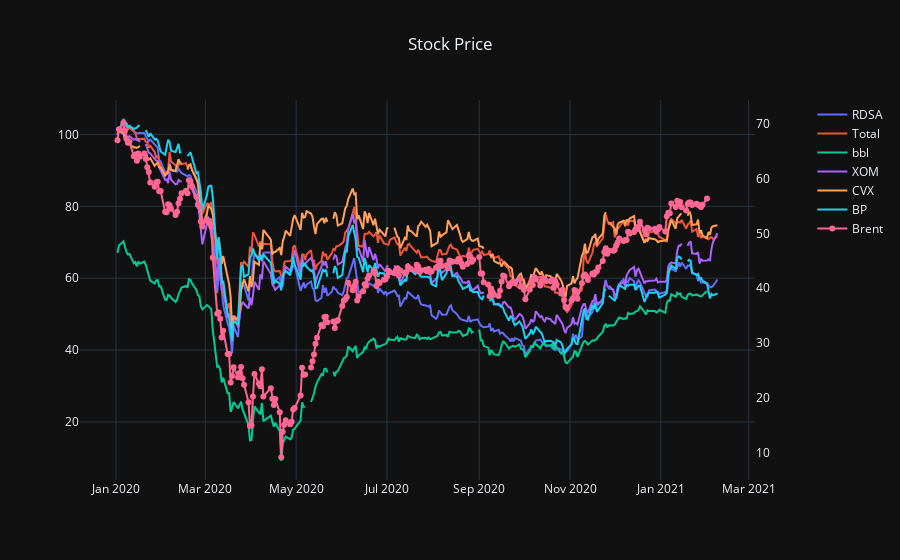

The cell this chart's notebook holds for it:
### Code cell
fig0 = make_subplots(specs=[[{"secondary_y": True}]])

for company in df.columns:
    fig0.add_trace(go.Scatter(
        x=df.index, 
        y=df[company], 
        mode='lines', 
        name=company,
    ), secondary_y=False)

fig0.add_trace(go.Scatter(x=df.index, y=df.bbl,
                    mode='lines+markers',
                    name='Brent'),
                    secondary_y=True
             )

fig0.update_layout(
    yaxis2 = {'showgrid': False},
    title={
        'text': "Stock Price",
        'x':0.5,
        'xanchor': 'center'})
fig0.show()

### Figure 1 — Plotly figure (JSON) as saved in the notebook; plotly's stock layout.template omitted (floating-point values rounded to 4 significant figures; data arrays with more than 128 entries replaced by an {"elided": "..."} marker saying what was removed)
{"data": [{"mode": "lines", "name": "RDSA", "type": "scatter", "x": {"elided": "283 str values"}, "xaxis": "x", "y": {"elided": "283 float values"}, "yaxis": "y"}, {"mode": "lines", "name": "Total", "type": "scatter", "x": {"elided": "283 str values"}, "xaxis": "x", "y": {"elided": "283 float values"}, "yaxis": "y"}, {"mode": "lines", "name": "bbl", "type": "scatter", "x": {"elided": "283 str values"}, "xaxis": "x", "y": {"elided": "283 float values"}, "yaxis": "y"}, {"mode": "lines", "name": "XOM", "type": "scatter", "x": {"elided": "283 str values"}, "xaxis": "x", "y": {"elided": "283 float values"}, "yaxis": "y"}, {"mode": "lines", "name": "CVX", "type": "scatter", "x": {"elided": "283 str values"}, "xaxis": "x", "y": {"elided": "283 float values"}, "yaxis": "y"}, {"mode": "lines", "name": "BP", "type": "scatter", "x": {"elided": "283 str values"}, "xaxis": "x", "y": {"elided": "283 float values"}, "yaxis": "y"}, {"mode": "lines+markers", "name": "Brent", "type": "scatter", "x": {"elided": "283 str values"}, "xaxis": "x", "y": {"elided": "283 float values"}, "yaxis": "y2"}], "layout": {"autosize": true, "title": {"text": "Stock Price", "x": 0.5, "xanchor": "center"}, "xaxis": {"anchor": "y", "autorange": true, "domain": [0, 0.94], "range": ["2019-12-08 22:34:25.057", "2021-03-04 01:25:34.943"], "type": "date"}, "yaxis": {"anchor": "x", "autorange": true, "domain": [0, 1], "range": [3.832, 109.6], "type": "linear"}, "yaxis2": {"anchor": "x", "autorange": true, "overlaying": "y", "range": [4.642, 74.73], "showgrid": false, "side": "right", "type": "linear"}}}
